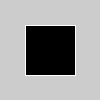
Frame 1 (no input)
Frame 60 (the mouse pressed at the canvas centre just before this capture): identical to frame 1, image omitted
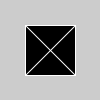
Frame 120 (the mouse held since frame 60 and released just before this capture)

The Processing sketch that drew these frames (run headless with seeded random() and noise(); from frame 60 on, the mouse is pressed at the canvas centre):

// Processing sketch: _09
// ── _09.pde
Check check;

void setup() {
  size(100, 100);
// Inputs: x, y, size, fill color
  check = new Check(25, 25, 50, color(0));
}

void draw() {
  background(204);
  check.display();
}

void mousePressed() {
  check.press(mouseX, mouseY);
}

// ── Check.pde
class Check {
  int x, y; // The x- and y-coordinates
  int size; // Dimension (width and height)
  color baseGray; // Default gray value
  boolean checked = false; // True when the check box is selected

  Check(int xp, int yp, int s, color b) {
    x = xp;
    y = yp;
    size = s;
    baseGray = b;
  }

  // Updates the boolean variable checked
  void press(float mx, float my) {
    if ((mx >= x) && (mx <= x + size) && (my >= y) && (my <= y + size)) {
      checked = !checked; // Toggle the check box on and off
    }
  }

  // Draws the box and an X inside if the checked variable is true
  void display() {
    stroke(255);
    fill(baseGray);
    rect(x, y, size, size);
    if (checked == true) {
      line(x, y, x + size, y + size);
      line(x + size, y, x, y + size);
    }
  }
}
